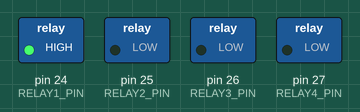
Bench run of a sketch on a simulated Arduino Mega 2560, built with avr-gcc and run on an emulated ATmega2560. Parts: switched loads named in the sketch (green lamp = pin HIGH).

Above: at 0.2 s.
At 0.7 s:
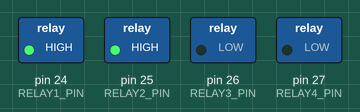
At 2.2 s:
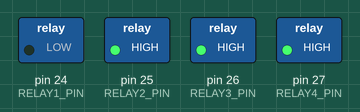
At 3.2 s:
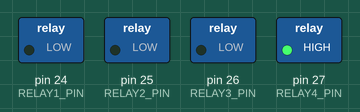
At 4.7 s:
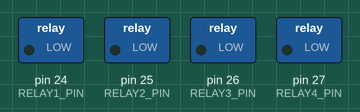
At 7.2 s:
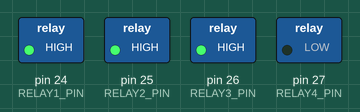
Timing chart, 0 to 7.8 s (numbered marks = the images above):
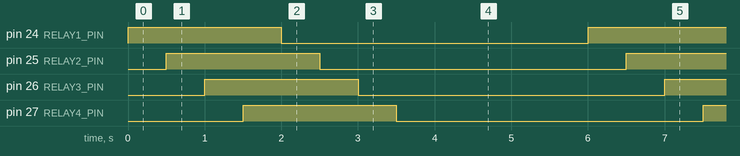

Measured:
- by itself, pin 24 (RELAY1_PIN), pin 25 (RELAY2_PIN), pin 26 (RELAY3_PIN), pin 27 (RELAY4_PIN): alternates HIGH for 2.0 s and LOW for 4.0 s
- by itself, everything shown: repeats every 6.0 s, in 8 steps

The sketch:

dwcloud_relay_shield_ex.ino
```cpp
#define RELAY1_PIN        24
#define RELAY2_PIN        25
#define RELAY3_PIN        26
#define RELAY4_PIN        27

void setup() {
  // put your setup code here, to run once:
  pinMode(RELAY1_PIN, OUTPUT);
  pinMode(RELAY2_PIN, OUTPUT);
  pinMode(RELAY3_PIN, OUTPUT);
  pinMode(RELAY4_PIN, OUTPUT);
}

void loop() {
  // put your main code here, to run repeatedly:
  for (uint8_t i=RELAY1_PIN; i<=RELAY4_PIN; i++) {
    digitalWrite(i, HIGH);
    delay(500);
  }

  for (uint8_t i=RELAY1_PIN; i<=RELAY4_PIN; i++) {
    digitalWrite(i, LOW);
    delay(500);
  }

  delay(2000);
}
```
